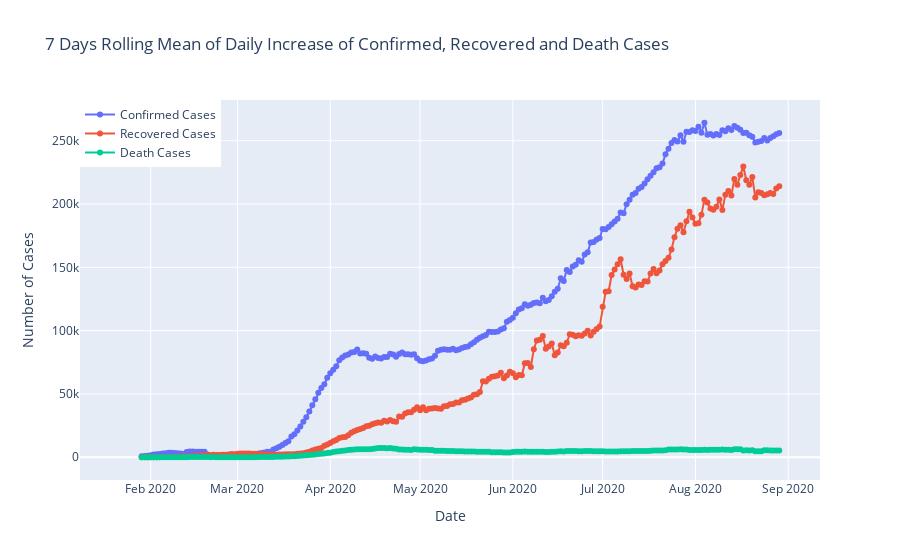

The notebook cell this image was saved under:
### Code cell
fig=go.Figure()
fig.add_trace(go.Scatter(x=datewise.index, y=datewise["Confirmed"].diff().rolling(window=7).mean(),mode='lines+markers',
                    name='Confirmed Cases'))
fig.add_trace(go.Scatter(x=datewise.index, y=datewise["Recovered"].diff().rolling(window=7).mean(),mode='lines+markers',
                    name='Recovered Cases'))
fig.add_trace(go.Scatter(x=datewise.index, y=datewise["Deaths"].diff().rolling(window=7).mean(),mode='lines+markers',
                    name='Death Cases'))
fig.update_layout(title="7 Days Rolling Mean of Daily Increase of Confirmed, Recovered and Death Cases",
                 xaxis_title="Date",yaxis_title="Number of Cases",legend=dict(x=0,y=1,traceorder="normal"))
fig.show()

### Figure 1 — Plotly figure (JSON) as saved in the notebook; plotly's stock layout.template omitted (floating-point values rounded to 4 significant figures; data arrays with more than 128 entries replaced by an {"elided": "..."} marker saying what was removed)
{"data": [{"mode": "lines+markers", "name": "Confirmed Cases", "type": "scatter", "x": {"elided": "221 str values"}, "y": {"elided": "221 float values"}}, {"mode": "lines+markers", "name": "Recovered Cases", "type": "scatter", "x": {"elided": "221 str values"}, "y": {"elided": "221 float values"}}, {"mode": "lines+markers", "name": "Death Cases", "type": "scatter", "x": {"elided": "221 str values"}, "y": {"elided": "221 float values"}}], "layout": {"autosize": true, "legend": {"traceorder": "normal", "x": 0, "y": 1}, "title": {"text": "7 Days Rolling Mean of Daily Increase of Confirmed, Recovered and Death Cases"}, "xaxis": {"autorange": true, "range": ["2020-01-08 05:50:03.3149", "2020-09-11 18:09:56.6851"], "title": {"text": "Date"}, "type": "date"}, "yaxis": {"autorange": true, "range": [-21790.0, 286000.0], "title": {"text": "Number of Cases"}, "type": "linear"}}}
